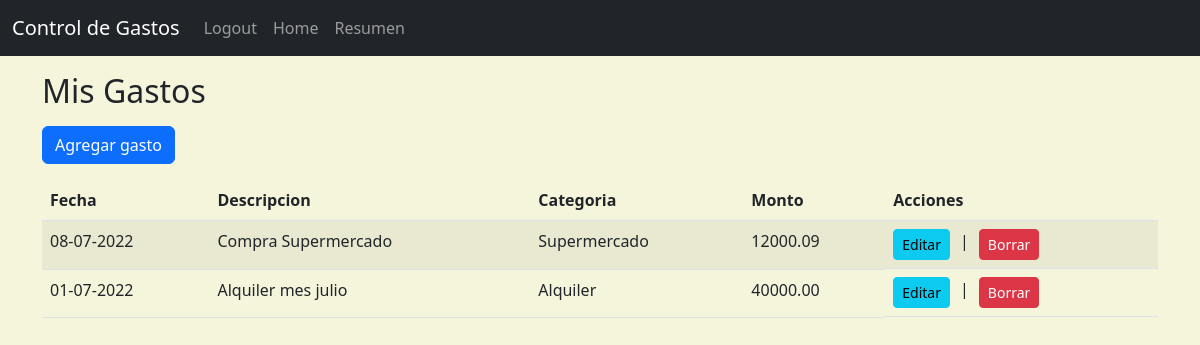
The app's page / (signed in) with its own data.
### website/models.py (models this page shows)
class Spent(db.Model):
    id = db.Column(db.Integer, primary_key=True)
    date = db.Column(db.DateTime(timezone=True), default=func.now())
    description = db.Column(db.String(10000))
    amount = db.Column(db.Numeric(precision=2, scale=None,
                       decimal_return_scale=None, asdecimal=True))
    user_id = db.Column(db.Integer, db.ForeignKey('user.id'), nullable=False)
    category_id = db.Column(db.Integer, db.ForeignKey(
        'category.id'), nullable=False)
    category = db.relationship('Category',
                               backref=db.backref('spents', lazy=True))

class Category(db.Model):
    id = db.Column(db.Integer, primary_key=True)
    description = db.Column(db.String(100))
    def __repr__(self):
        return self.description

### website/views.py (the view)
@views.route('/')
@login_required
def home():
    spents = Spent.query.filter(Spent.user_id == current_user.id)
    spents = spents.order_by(Spent.date.desc())
    return render_template('home.html', user=current_user, spents=spents)

### website/__init__.py (called while the page is built)
def create_app():
    load_dotenv()
    app = Flask(__name__)
    app.config['SECRET_KEY'] = os.getenv("SECRET_KEY")
    app.config['SQLALCHEMY_DATABASE_URI'] = f'sqlite:///{DB_NAME}'
    app.config['SQLALCHEMY_TRACK_MODIFICATIONS'] = False
    db.init_app(app)
    csrf.init_app(app)
    from .views import views
    from .auth import auth
    app.register_blueprint(views, url_prefix='/')
    app.register_blueprint(auth, url_prefix='/')
    from .models import User, Spent, Category
    login_manager = LoginManager()
    login_manager.login_view = 'auth.login'
    login_manager.init_app(app)
    @login_manager.user_loader
    def load_user(id):
        return User.query.get(int(id))
    create_database(app)
    return app

### website/templates/home.html (shortened to what this page needs)
{% extends "base.html" %}
{% block content %}
<h2 class="mb-3 mt-3">Mis Gastos</h2>
<a href="{{url_for('views.new')}}" class="btn btn-primary mb-3"
  >Agregar gasto</a
>
<table class="table table-striped">
  <thead>
    <tr>
      <th>Fecha</th>
      <th>Descripcion</th>
      <th>Categoria</th>
      <th>Monto</th>
      <th>Acciones</th>
    </tr>
  </thead>
  <tbody>
    {% for spent in spents %}
    <tr>
      <td>{{ spent.date.strftime("%d-%m-%Y") }}</td>
      <td>{{ spent.description }}</td>
      <td>{{ spent.category }}</td>
      <td>{{ '%.2f'|format(spent.amount) }}</td>
      <td style="display: flex; gap: 10px">
        <a href="/edit/{{spent.id}}" class="btn btn-info btn-sm">Editar</a>|
        <form action="{{url_for('views.delete', id=spent.id)}}" method="POST">
          <input
            type="submit"
            value="Borrar"
            onclick="return confirm('¿Seguro desea borrar esta entrada?')"
            class="btn btn-danger btn-sm"
          />
        </form>
      </td>
    </tr>
    {% endfor %}
  </tbody>
</table>
{% endblock %}

### records on screen
Spent: date "08-07-2022", description "Compra Supermercado", category "Supermercado", amount "12000.09"
Spent: date "01-07-2022", description "Alquiler mes julio", category "Alquiler", amount "40000.00"
